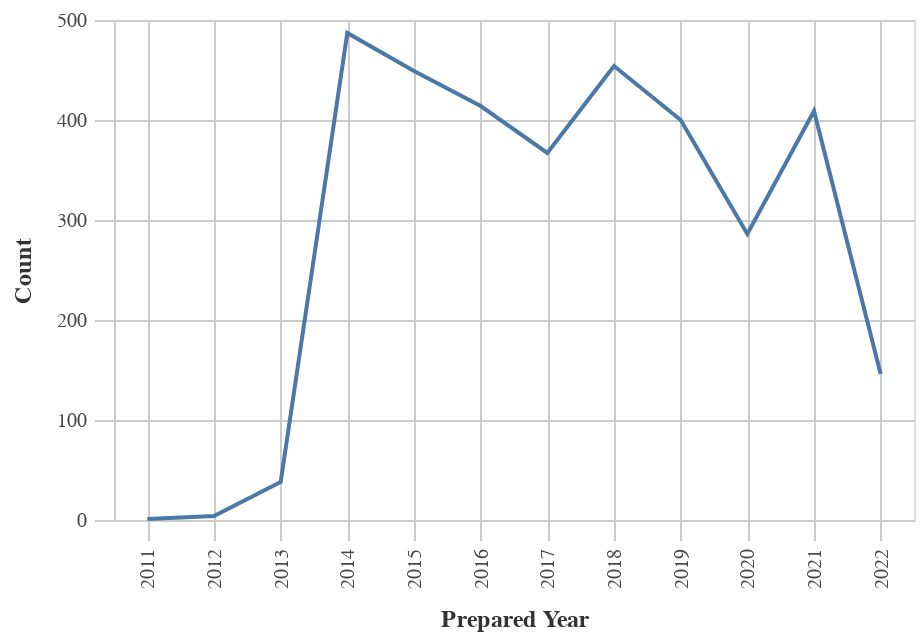

Notebook code cell kept with this figure:
### Markdown cell above
### Obligations by Year

### Code cell
#Line chart for Obligations by Year
chart_df = (df_top>>filter(_.variable=='prepared_y')).rename(columns= {"value":"Year"})
    
chart1= (_dla_utils_reports.basic_line_chart_test_no_save(chart_df, 'Year', 'count', district)).encode(x=alt.X('Year:O', title='Prepared Year'))
display(chart1)

### Figure 1 — Vega-Lite specification as saved in the notebook (floating-point values rounded to 4 significant figures)
{"config": {"view": {"continuousWidth": 400, "continuousHeight": 300}, "axis": {"domainColor": "#cbcbcb", "grid": true, "gridColor": "#cbcbcb", "gridWidth": 1, "labelColor": "#474747", "labelFont": "Nunito Sans", "labelFontSize": 10, "labelPadding": 4, "tickColor": "#cbcbcb", "tickSize": 10, "titleColor": "#333", "titleFont": "Raleway", "titleFontSize": 12, "titlePadding": 10}, "axisBand": {"grid": false}, "background": "white", "font": "Raleway", "header": {"labelFont": "Nunito Sans", "titleFont": "Raleway"}, "legend": {"labelColor": "#333", "labelFont": "Nunito Sans", "labelFontSize": 11, "labelLimit": 0, "padding": 1, "symbolSize": 30, "symbolType": "square", "titleColor": "#333", "titleFont": "Raleway", "titleFontSize": 14, "titlePadding": 10}, "title": {"anchor": "middle", "font": "Raleway", "fontSize": 18, "fontWeight": 300, "offset": 20}}, "data": {"name": "data-5744e5ff367795da3891b7c87fa82cbd"}, "mark": "line", "encoding": {"tooltip": [{"field": "Year", "type": "quantitative"}, {"field": "count", "type": "quantitative"}], "x": {"field": "Year", "title": "Prepared Year", "type": "ordinal"}, "y": {"field": "count", "title": "Count", "type": "quantitative"}}, "height": 250, "width": 400, "$schema": "https://vega.github.io/schema/vega-lite/v4.17.0.json", "datasets": {"data-5744e5ff367795da3891b7c87fa82cbd": [{"Year": 2014.0, "count": 487, "variable": "prepared_y"}, {"Year": 2018.0, "count": 454, "variable": "prepared_y"}, {"Year": 2015.0, "count": 449, "variable": "prepared_y"}, {"Year": 2016.0, "count": 414, "variable": "prepared_y"}, {"Year": 2021.0, "count": 409, "variable": "prepared_y"}, {"Year": 2019.0, "count": 400, "variable": "prepared_y"}, {"Year": 2017.0, "count": 367, "variable": "prepared_y"}, {"Year": 2020.0, "count": 286, "variable": "prepared_y"}, {"Year": 2022.0, "count": 146, "variable": "prepared_y"}, {"Year": 2013.0, "count": 38, "variable": "prepared_y"}, {"Year": 2012.0, "count": 4, "variable": "prepared_y"}, {"Year": 2011.0, "count": 1, "variable": "prepared_y"}]}}
